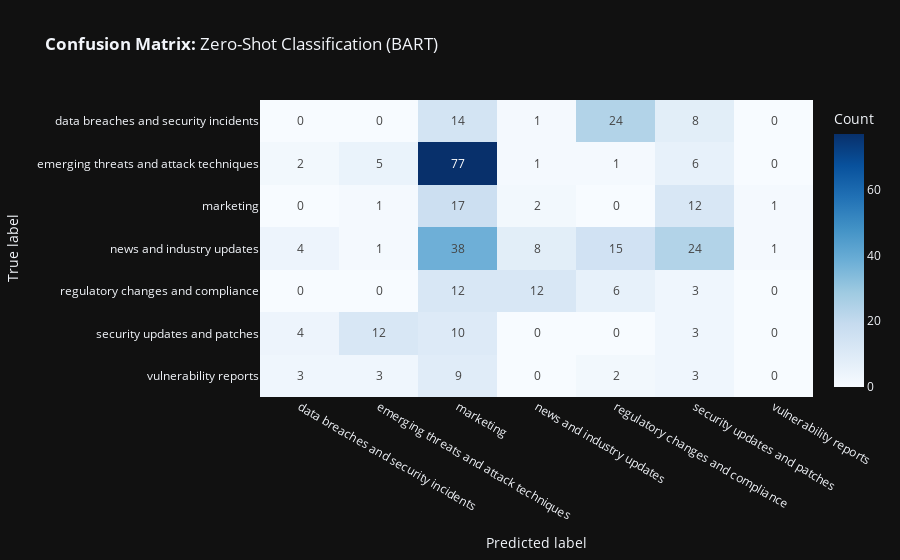

Source (notebook cell):
### Code cell
bdata = pd.DataFrame(data[['content', 'category']])

candidate_labels = ['vulnerability reports',
                    'security updates and patches',
                    'emerging threats and attack techniques',
                    'regulatory changes and compliance',
                    'data breaches and security incidents',
                    'news and industry updates',
                    'marketing']


def bart_zero_shot(sequence):
    classified_sequence = classifier(sequence, candidate_labels)
    classified_scores = {label: classified_sequence['scores'][classified_sequence['labels'].index(label)] for label in
                         candidate_labels if label in classified_sequence['labels']}
    category = max(classified_scores, key=classified_scores.get)

    return pd.Series([category, classified_scores])

bdata[['bart-zero-category', 'bart-zero-scores']] = bdata['content'].apply(bart_zero_shot)

#prob_matrix = np.array(bdata['bart-zero-scores'].apply(lambda x: [x[label] for label in candidate_labels]).tolist())
# Revised to ensure data is ordered the same
prob_matrix = np.array(bdata['bart-zero-scores'].apply(lambda scores_dict: [scores_dict.get(label, 0) for label in candidate_labels]).tolist())

# True labels are assumed to be in 'category' column of bdata_sub
true_labels = bdata['category'].tolist()

# Ensure true labels are encoded to match the candidate labels' order for log loss calculation
label_encoder = LabelEncoder()
label_encoder.fit(candidate_labels)
true_labels_encoded = label_encoder.transform(true_labels)



# Predicted labels for classification report
predicted_labels_encoded = np.argmax(prob_matrix, axis=1)
print(classification_report(true_labels_encoded, predicted_labels_encoded, target_names=candidate_labels))

# Calculate Log Loss
loss = log_loss(true_labels_encoded, prob_matrix, labels=range(len(candidate_labels)))
print(f"Cross-Entropy Loss / Log Loss: {loss}")

# Generate Confusion Matrix
cm = confusion_matrix(true_labels_encoded, predicted_labels_encoded)

# Plot Confusion Matrix
fig = px.imshow(
    cm, x=label_encoder.classes_,
    y=label_encoder.classes_, text_auto=True,
    aspect="auto",
    labels=dict(x="Predicted label", y="True label", color="Count"),
    color_continuous_scale='Blues',
    title='<b>Confusion Matrix:</b> Zero-Shot Classification (BART)')
fig.show()

### Figure 1 — Plotly figure (JSON) as saved in the notebook; plotly's stock layout.template omitted (floating-point values rounded to 4 significant figures)
{"data": [{"coloraxis": "coloraxis", "name": "0", "texttemplate": "%{z}", "x": ["data breaches and security incidents", "emerging threats and attack techniques", "marketing", "news and industry updates", "regulatory changes and compliance", "security updates and patches", "vulnerability reports"], "y": ["data breaches and security incidents", "emerging threats and attack techniques", "marketing", "news and industry updates", "regulatory changes and compliance", "security updates and patches", "vulnerability reports"], "z": [[0, 0, 14, 1, 24, 8, 0], [2, 5, 77, 1, 1, 6, 0], [0, 1, 17, 2, 0, 12, 1], [4, 1, 38, 8, 15, 24, 1], [0, 0, 12, 12, 6, 3, 0], [4, 12, 10, 0, 0, 3, 0], [3, 3, 9, 0, 2, 3, 0]], "type": "heatmap", "xaxis": "x", "yaxis": "y", "hovertemplate": "Predicted label: %{x}<br>True label: %{y}<br>Count: %{z}<extra></extra>"}], "layout": {"xaxis": {"anchor": "y", "domain": [0.0, 1.0], "title": {"text": "Predicted label"}}, "yaxis": {"anchor": "x", "domain": [0.0, 1.0], "autorange": "reversed", "title": {"text": "True label"}}, "coloraxis": {"colorbar": {"title": {"text": "Count"}}, "colorscale": [[0.0, "rgb(247,251,255)"], [0.125, "rgb(222,235,247)"], [0.25, "rgb(198,219,239)"], [0.375, "rgb(158,202,225)"], [0.5, "rgb(107,174,214)"], [0.625, "rgb(66,146,198)"], [0.75, "rgb(33,113,181)"], [0.875, "rgb(8,81,156)"], [1.0, "rgb(8,48,107)"]]}, "title": {"text": "<b>Confusion Matrix:</b> Zero-Shot Classification (BART)"}}}
